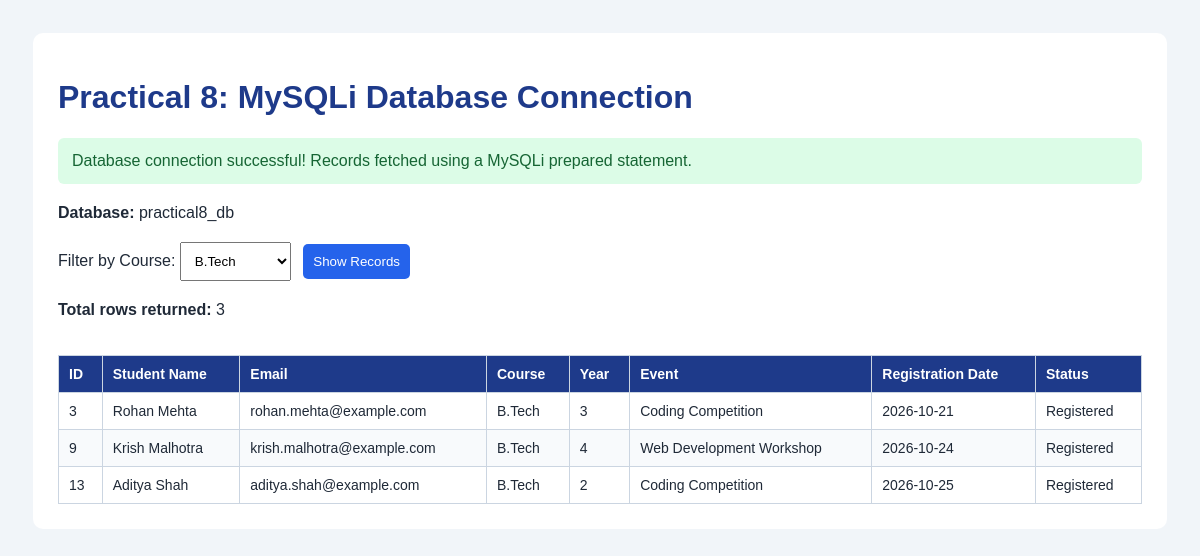
Page /test_connection.php?course=B.Tech on the committed database.
### tables this page shows
CREATE TABLE registrations (
    registration_id INT UNSIGNED AUTO_INCREMENT PRIMARY KEY,
    student_id INT UNSIGNED NOT NULL,
    event_id INT UNSIGNED NOT NULL,
    registration_date DATE NOT NULL,
    status ENUM('Registered', 'Attended', 'Cancelled') NOT NULL DEFAULT 'Registered',
    CONSTRAINT uq_student_event UNIQUE (student_id, event_id),
    CONSTRAINT fk_reg_student FOREIGN KEY (student_id)
        REFERENCES students(student_id)
        ON UPDATE CASCADE ON DELETE CASCADE,
    CONSTRAINT fk_reg_event FOREIGN KEY (event_id)
        REFERENCES events(event_id)
        ON UPDATE CASCADE ON DELETE CASCADE
);

CREATE TABLE students (
    student_id INT UNSIGNED AUTO_INCREMENT PRIMARY KEY,
    full_name VARCHAR(100) NOT NULL,
    email VARCHAR(150) NOT NULL UNIQUE,
    course VARCHAR(80) NOT NULL,
    year_of_study TINYINT UNSIGNED NOT NULL,
    created_at TIMESTAMP DEFAULT CURRENT_TIMESTAMP,
    CONSTRAINT chk_student_year CHECK (year_of_study BETWEEN 1 AND 6)
);

CREATE TABLE events (
    event_id INT UNSIGNED AUTO_INCREMENT PRIMARY KEY,
    event_name VARCHAR(150) NOT NULL,
    event_date DATE NOT NULL,
    venue VARCHAR(150) NOT NULL,
    category VARCHAR(60) NOT NULL
);

### test_connection.php (the view, shortened to what this page needs)
<?php
require_once "db.php";
$course = isset($_GET["course"])
    ? trim($_GET["course"])
    : "";
$rows = [];
try {
    $sql = "
        SELECT
            s.student_id,
            s.full_name,
            s.email,
            s.course,
            s.year_of_study,
            e.event_name,
            r.registration_date,
            r.status
        FROM students AS s
        LEFT JOIN registrations AS r
            ON s.student_id = r.student_id
        LEFT JOIN events AS e
            ON r.event_id = e.event_id
        WHERE (? = '' OR s.course = ?)
        ORDER BY s.student_id ASC
    ";
    $stmt = $conn->prepare($sql);
    $stmt->bind_param("ss", $course, $course);
    $stmt->execute();
    $result = $stmt->get_result();
    while ($row = $result->fetch_assoc()) {
        $rows[] = $row;
    }
    $connected = true;
} catch (mysqli_sql_exception $e) {
    error_log("Query error: " . $e->getMessage());
    $connected = false;
    $errorMessage = "Unable to retrieve database records.";
}
?>
<!DOCTYPE html>
<html lang="en">
<head>
</head>
<body>
<div class="container">
    <h1>Practical 8: MySQLi Database Connection</h1>
    <?php if ($connected): ?>
        <div class="success">
            Database connection successful!
            Records fetched using a MySQLi prepared statement.
        </div>
    <?php else: ?>
        <div class="error">
            <?= htmlspecialchars($errorMessage, ENT_QUOTES, "UTF-8") ?>
        </div>
    <?php endif; ?>
    <p><strong>Database:</strong> practical8_db</p>
    <form method="get">
        <label for="course">Filter by Course:</label>
        <select name="course" id="course">
            <?php
            $courses = ["BCA", "BBA", "B.Tech", "B.Sc", "B.Com"];
            foreach ($courses as $option):
            ?>
                <option
                    value="<?= htmlspecialchars($option, ENT_QUOTES, "UTF-8") ?>"
                    <?= $course === $option ? "selected" : "" ?>
                >
                    <?= htmlspecialchars($option, ENT_QUOTES, "UTF-8") ?>
                </option>
            <?php endforeach; ?>
        </select>
        <button type="submit">Show Records</button>
    </form>
    <p>
        <strong>Total rows returned:</strong>
        <?= count($rows) ?>
    </p>
    <div class="table-wrap">
        <table>
            <thead>
                <tr>
                    <th>ID</th>
                    <th>Student Name</th>
                    <th>Email</th>
                    <th>Course</th>
                    <th>Year</th>
                    <th>Event</th>
                    <th>Registration Date</th>
                    <th>Status</th>
                </tr>
            </thead>
            <tbody>
                <?php if (empty($rows)): ?>
                    <tr>
                        <td colspan="8">No records found.</td>
                    </tr>
                <?php else: ?>
                    <?php foreach ($rows as $row): ?>
                        <tr>
                            <td>
                                <?= htmlspecialchars((string)$row["student_id"], ENT_QUOTES, "UTF-8") ?>
                            </td>
                            <td>
                                <?= htmlspecialchars($row["full_name"], ENT_QUOTES, "UTF-8") ?>
                            </td>
                            <td>
                                <?= htmlspecialchars($row["email"], ENT_QUOTES, "UTF-8") ?>
                            </td>
                            <td>
                                <?= htmlspecialchars($row["course"], ENT_QUOTES, "UTF-8") ?>
                            </td>
                            <td>
                                <?= htmlspecialchars((string)$row["year_of_study"], ENT_QUOTES, "UTF-8") ?>
                            </td>
                            <td>
                                <?= htmlspecialchars($row["event_name"] ?? "Not registered", ENT_QUOTES, "UTF-8") ?>
                            </td>
                            <td>
                                <?= htmlspecialchars($row["registration_date"] ?? "-", ENT_QUOTES, "UTF-8") ?>
                            </td>
                            <td>
                                <?= htmlspecialchars($row["status"] ?? "-", ENT_QUOTES, "UTF-8") ?>
                            </td>
                        </tr>
                    <?php endforeach; ?>
                <?php endif; ?>
            </tbody>
        </table>
    </div>
</div>
</body>
</html>

### test_connection.php (style rules this page uses)
body { font-family: Arial, sans-serif; background: #f1f5f9; padding: 25px; color: #1f2937; }
.container { max-width: 1200px; margin: auto; padding: 25px; background: white; border-radius: 10px; }
h1 { color: #1e3a8a; }
.success { background: #dcfce7; color: #166534; padding: 14px; border-radius: 6px; margin-bottom: 20px; }
form { margin: 20px 0; }
select, button { padding: 10px; margin-right: 8px; }
button { background: #2563eb; color: white; border: none; cursor: pointer; border-radius: 5px; }
.table-wrap { overflow-x: auto; }
table { width: 100%; border-collapse: collapse; margin-top: 20px; font-size: 14px; }
th, td { border: 1px solid #cbd5e1; padding: 10px; text-align: left; }
th { background: #1e3a8a; color: white; }
tr:nth-child(even) { background: #f8fafc; }

### rows in the picture
registrations: student.student_id "3", student.full_name "Rohan Mehta", student.email "rohan.mehta@example.com", student.course "B.Tech", student.year_of_study "3", event.event_name "Coding Competition", registration_date "2026-10-21", status "Registered"
registrations: student.student_id "9", student.full_name "Krish Malhotra", student.email "krish.malhotra@example.com", student.course "B.Tech", student.year_of_study "4", event.event_name "Web Development Workshop", registration_date "2026-10-24", status "Registered"
registrations: student.student_id "13", student.full_name "Aditya Shah", student.email "aditya.shah@example.com", student.course "B.Tech", student.year_of_study "2", event.event_name "Coding Competition", registration_date "2026-10-25", status "Registered"

### other values in the picture
count($rows) "3"
form field course "B.Tech"
